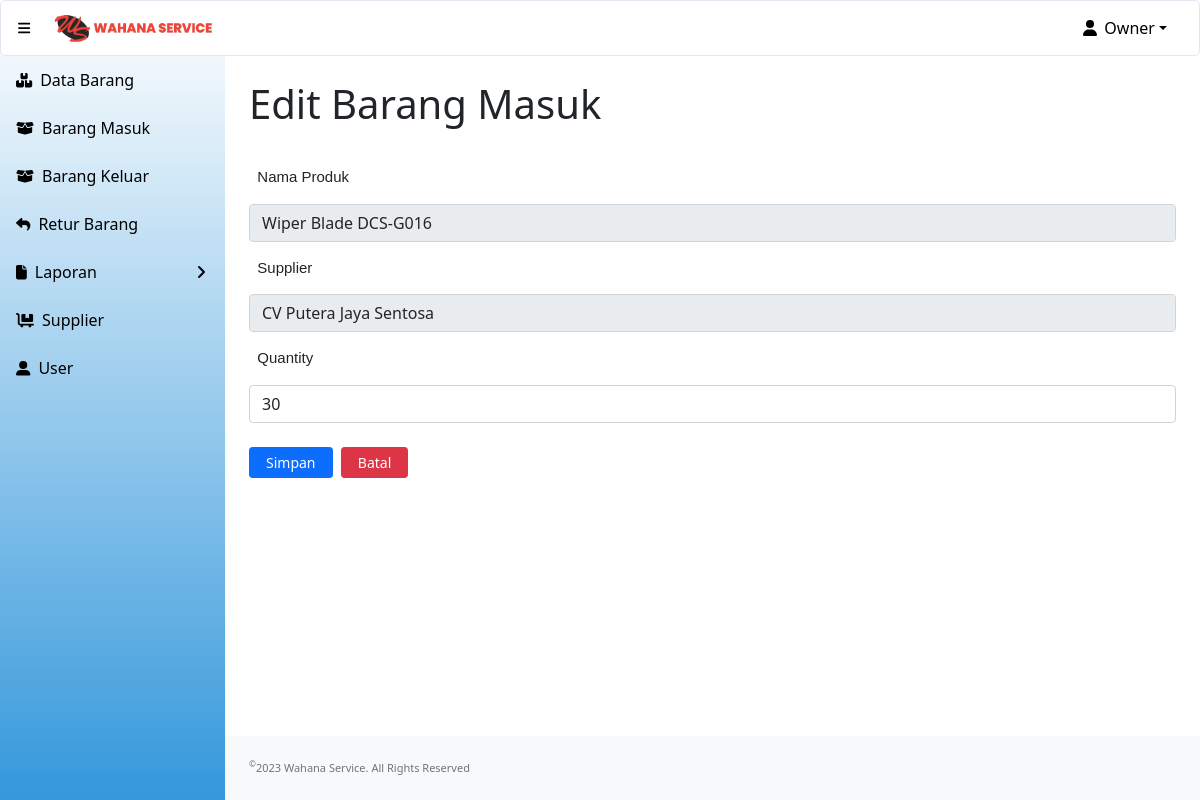
Page /update_restock_barang.php?id_masuk=9 (signed in) on the committed database.
### tables this page shows
CREATE TABLE `barang_masuk` (
  `id_masuk` int(11) NOT NULL,
  `id_produk` int(11) NOT NULL,
  `id_supplier` int(11) NOT NULL,
  `tanggal` date NOT NULL DEFAULT current_timestamp(),
  `stok` int(11) NOT NULL,
  `id` int(11) NOT NULL
);

CREATE TABLE `produk` (
  `id_produk` int(11) NOT NULL,
  `id_supplier` int(11) NOT NULL,
  `nama_produk` varchar(100) NOT NULL,
  `jenis_barang` varchar(100) NOT NULL,
  `qty` int(10) NOT NULL,
  `harga` int(10) NOT NULL
);

CREATE TABLE `supplier` (
  `id_supplier` int(11) NOT NULL,
  `nama_supplier` varchar(200) NOT NULL,
  `alamat` varchar(500) NOT NULL,
  `no_telp` varchar(20) NOT NULL
);

### update_restock_barang.php (the view, shortened to what this page needs)
<?php
include "conn.php";
?>
<!DOCTYPE html>
<html lang="en">
    <head>
        <link href="https://cdn.jsdelivr.net/npm/simple-datatables@latest/dist/style.css" rel="stylesheet" />
        <link href="css/styles.css" rel="stylesheet" />
    </head>
    <?php
        $id_masuk=$_GET['id_masuk'];
        $sSQL=" select * from barang_masuk m, supplier s, produk p where m.id_masuk = '$id_masuk' and m.id_produk=p.id_produk and m.id_supplier=s.id_supplier limit 1";
        $result=mysqli_query($koneksi, $sSQL);
        if (mysqli_num_rows($result) > 0)
        {
            while ($row=mysqli_fetch_assoc($result))
            {
                $nama_produk = $row['nama_produk'];
                $nama_supplier = $row['nama_supplier'];
                $stok= $row['stok'];
            }
        }
    ?>
    <body class="sb-nav-fixed">
    <?php include "head.php"; ?>
        <div id="layoutSidenav">
        <?php include "menu.php"; ?>
            </div>
            <div id="layoutSidenav_content">
                <div class="container-fluid px-4">
                    <h1 class="mt-4" style="padding-bottom:15px";>Edit Barang Masuk</h1>
                    <form action="submit_update_restock.php" class="form" method="post">
                    <label-form for="nama_produk">&nbsp;
                        Nama Produk
                    </label-form>
                    <input id="nama_produk" class="form-control" type="text" name="nama_produk" value="<?php echo $nama_produk;?>" readonly/>
                    <label-form for="nama_supplier">&nbsp;
                        Supplier
                    </label-form>
                    <input id="nama_supplier" class="form-control" type="text" name="nama_supplier" value="<?php echo $nama_supplier;?>" readonly/>
                    <label-form for="stok">&nbsp;
                        Quantity
                    </label-form>
                    <input id="stok" class="form-control" type="number" name="stok" value="<?php echo $stok;?>" required/>
                        <div class="form-group">
                            <div class="col-sm-10">
                                <input type="submit" name="simpan" value="Simpan" class="btn btn-sm btn-primary" />&nbsp;
	                            <a href="restock_barang.php" class="btn btn-sm btn-danger">Batal </a>
                            </div>
                        </div>
                    </form>
                </div>
                <footer class="py-4 bg-light mt-auto">
                    <div class="container-fluid px-4">
                        <div class="d-flex align-items-center justify-content-between small">
                            <div class="text-muted"><sup>&copy;</sup>2023 Wahana Service. All Rights Reserved</div>
                        </div>
                    </div>
                </footer>
            </div>
    </body>
</html>

### rows in the picture
barang_masuk: nama_produk "Wiper Blade DCS-G016", nama_supplier "CV Putera Jaya Sentosa", stok "30"

### other values in the picture
$_SESSION['fullname'] "Owner"
